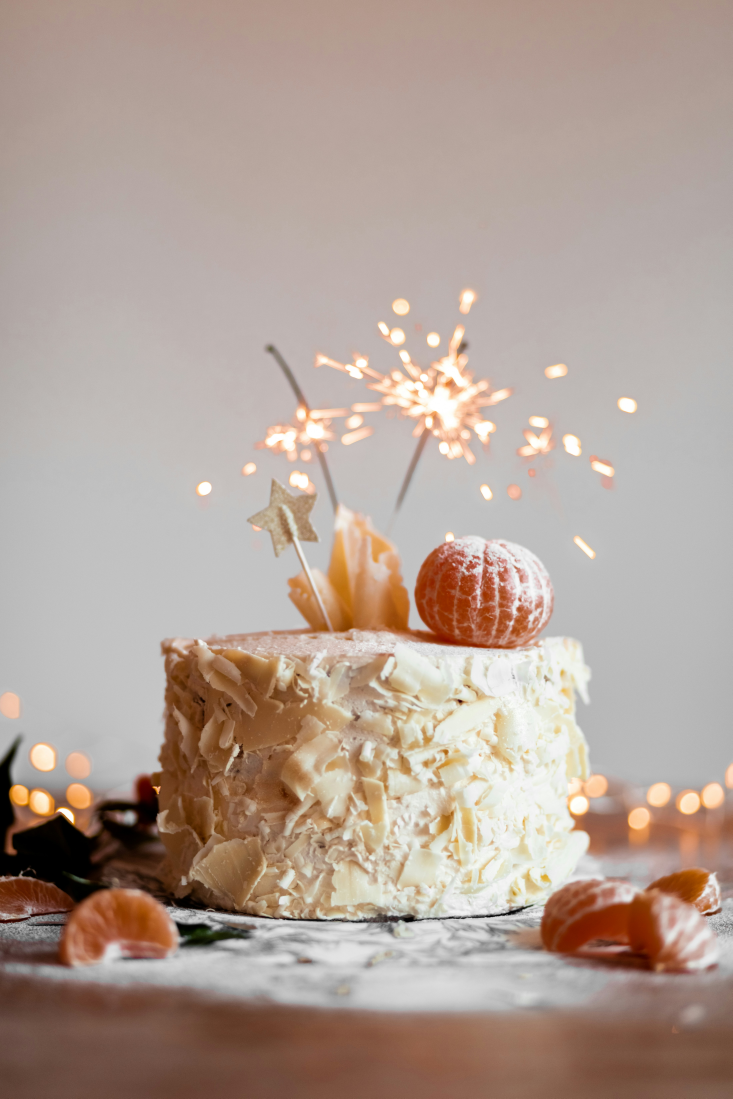
#> input picture happy_birthday.jpg, 4393 x 6589 px (shown at 1/6 size)
$ python postcard.py
#> lines starting #> are read from the running program, lines starting #| are printed output that depends on the picture
from PIL import Image, ImageDraw, ImageFont
import sys

# Get name from command-line argument
if len(sys.argv) > 1:
    name = sys.argv[1]
else:
    name = "Friend"

# Load background image
image = Image.open('happy_birthday.jpg')
#> image is the input picture: PIL image 4393x6589 RGB; mean R, G, B 177.8, 160.3, 150
draw = ImageDraw.Draw(image)

# Load font
font_big = ImageFont.truetype("DancingScript-VariableFont_wght.ttf", 550)
font_small = ImageFont.truetype("DancingScript-VariableFont_wght.ttf", 380)

# Colors
color_text = "white"
color_outline = "black"

# Function to draw text with outline
def draw_text_with_outline(draw, position, text, font, text_color, outline_color, outline_width):
    x, y = position
    for dx in range(-outline_width, outline_width + 1):
        for dy in range(-outline_width, outline_width + 1):
            if dx != 0 or dy != 0:
                draw.text((x + dx, y + dy), text, font=font, fill=outline_color)
    draw.text(position, text, font=font, fill=text_color)

# Image size
img_width, img_height = image.size
#> img_width = 4393; img_height = 6589

# Initial Y position (near top)
y = 150

# First line (centered)
text1 = f"Dear {name},"
text1_bbox = draw.textbbox((0, 0), text1, font=font_big)
#> text1_bbox = (0, 93, 3366, 575)
text1_width = text1_bbox[2] - text1_bbox[0]
#> text1_width = 3366
text1_height = text1_bbox[3] - text1_bbox[1]
#> text1_height = 482
x1 = (img_width - text1_width) // 2
#> x1 = 513
draw_text_with_outline(draw, (x1, y), text1, font_big, color_text, color_outline, 5)

# Second line
y += text1_height + 170
#> y = 802
text2 = "Wishing you a wonderful day!"
text2_bbox = draw.textbbox((0, 0), text2, font=font_small)
#> text2_bbox = (0, 64, 5661, 432)
text2_width = text2_bbox[2] - text2_bbox[0]
#> text2_width = 5661
text2_height = text2_bbox[3] - text2_bbox[1]
#> text2_height = 368
x2 = (img_width - text2_width) // 2
#> x2 = -634
draw_text_with_outline(draw, (x2, y), text2, font_small, color_text, color_outline, 3)

# Third line
y += text2_height + 100
#> y = 1270
text3 = "From, Your Family"
text3_bbox = draw.textbbox((0, 0), text3, font=font_small)
#> text3_bbox = (0, 64, 3338, 432)
text3_width = text3_bbox[2] - text3_bbox[0]
#> text3_width = 3338
text3_height = text3_bbox[3] - text3_bbox[1]
#> text3_height = 368
x3 = (img_width - text3_width) // 2
#> x3 = 527
draw_text_with_outline(draw, (x3, y), text3, font_small, color_text, color_outline, 3)

# Save result
image.save(f"postcard_for_{name}.jpg")
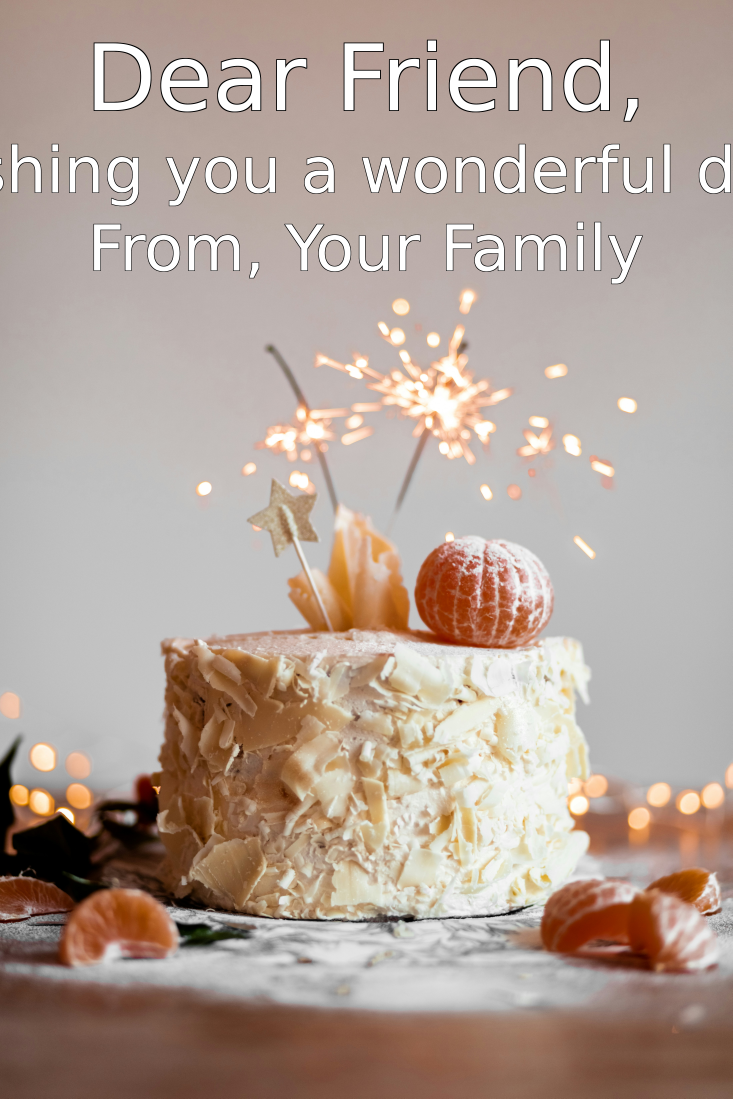
#> saved as postcard_for_Friend.jpg: PIL image 4393x6589 RGB (shown at 1/6 size); mean R, G, B 178.7, 161.9, 151.8
print(f"Created postcard_for_{name}.jpg with CENTERED text near top!")
